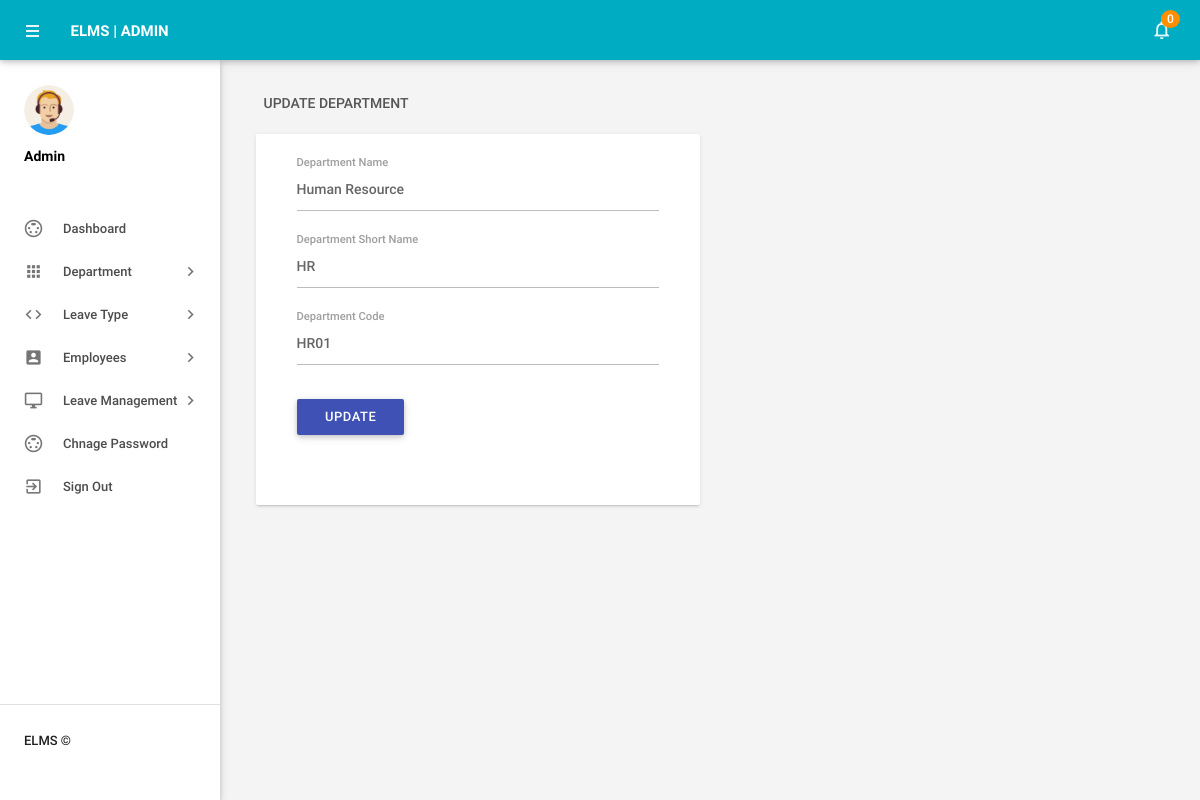
Screenshot of /admin/editdepartment.php?deptid=1 (signed in) with the database file from the repository.
### tables this page shows
CREATE TABLE `tbldepartments` (
  `id` int(11) NOT NULL,
  `DepartmentName` varchar(150) DEFAULT NULL,
  `DepartmentShortName` varchar(100) DEFAULT NULL,
  `DepartmentCode` varchar(50) DEFAULT NULL,
  `CreationDate` timestamp NULL DEFAULT current_timestamp()
);

### admin/editdepartment.php (the view, shortened to what this page needs)
<?php
include('includes/config.php');
if(strlen($_SESSION['alogin'])==0)
    {
header('location:index.php');
}
else{
    ?>
<!DOCTYPE html>
<html lang="en">
    <head>
        <link type="text/css" rel="stylesheet" href="../assets/plugins/materialize/css/materialize.min.css"/>
        <link href="../assets/plugins/material-preloader/css/materialPreloader.min.css" rel="stylesheet">
        <link href="../assets/css/alpha.min.css" rel="stylesheet" type="text/css"/>
        <link href="../assets/css/custom.css" rel="stylesheet" type="text/css"/>
    </head>
    <body>
  <?php include('includes/header.php');?>
       <?php include('includes/sidebar.php');?>
            <main class="mn-inner">
                <div class="row">
                    <div class="col s12">
                        <div class="page-title">Update Department</div>
                    </div>
                    <div class="col s12 m12 l6">
                        <div class="card">
                            <div class="card-content">
                                <div class="row">
                                    <form class="col s12" name="chngpwd" method="post">
<?php
$did=intval($_GET['deptid']);
$sql = "SELECT * from tbldepartments WHERE id=:did";
$query = $dbh -> prepare($sql);
$query->bindParam(':did',$did,PDO::PARAM_STR);
$query->execute();
$results=$query->fetchAll(PDO::FETCH_OBJ);
if($query->rowCount() > 0)
{
foreach($results as $result)
{               ?>
                                        <div class="row">
                                            <div class="input-field col s12">
<input id="departmentname" type="text"  class="validate" autocomplete="off" name="departmentname" value="<?php echo htmlentities($result->DepartmentName);?>"  required>
                                                <label for="deptname">Department Name</label>
                                            </div>
          <div class="input-field col s12">
<input id="departmentshortname" type="text"  class="validate" autocomplete="off" value="<?php echo htmlentities($result->DepartmentShortName);?>" name="departmentshortname"  required>
                                                <label for="deptshortname">Department Short Name</label>
                                            </div>
  <div class="input-field col s12">
 <input id="deptcode" type="text" name="deptcode" class="validate" autocomplete="off" value="<?php echo htmlentities($result->DepartmentCode);?>" required>
                                                <label for="password">Department Code</label>
                                            </div>
<?php }} ?>
<div class="input-field col s12">
<button type="submit" name="update" class="waves-effect waves-light btn indigo m-b-xs">UPDATE</button>
</div>
                                        </div>
                                    </form>
                                </div>
                            </div>
                        </div>
                    </div>
                </div>
            </main>
        </div>
        <div class="left-sidebar-hover"></div>
    </body>
</html>
<?php } ?>

### rows the page displays
tbldepartments: departmentname "Human Resource", departmentshortname "HR", deptcode "HR01"

### other values shown
$unreadcount "0"
